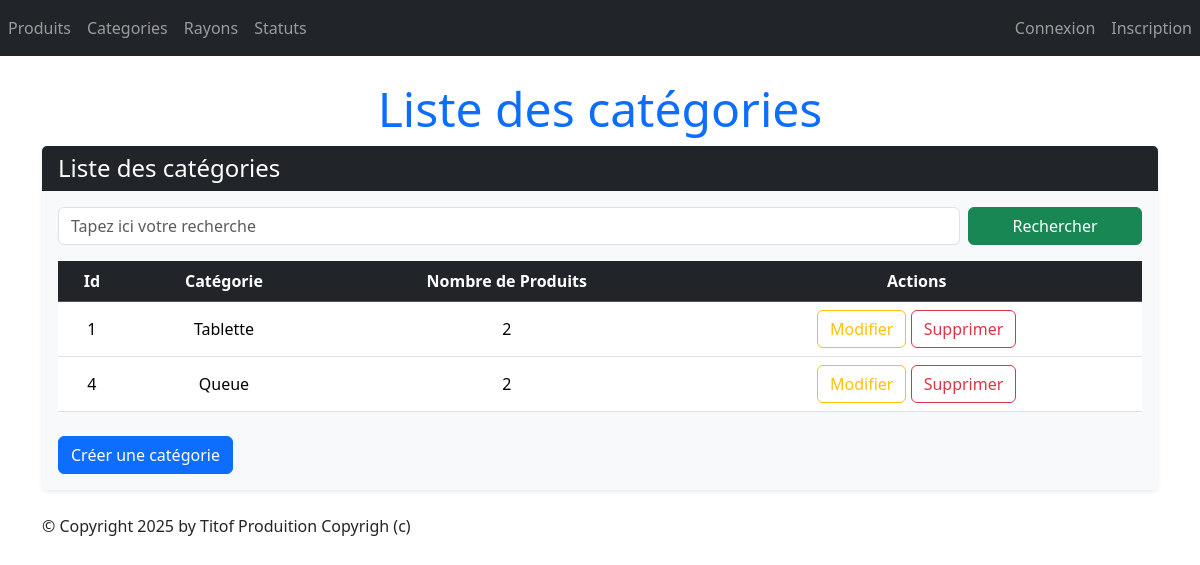
/monApp/categories/, run on an earlier commit of the app's database.
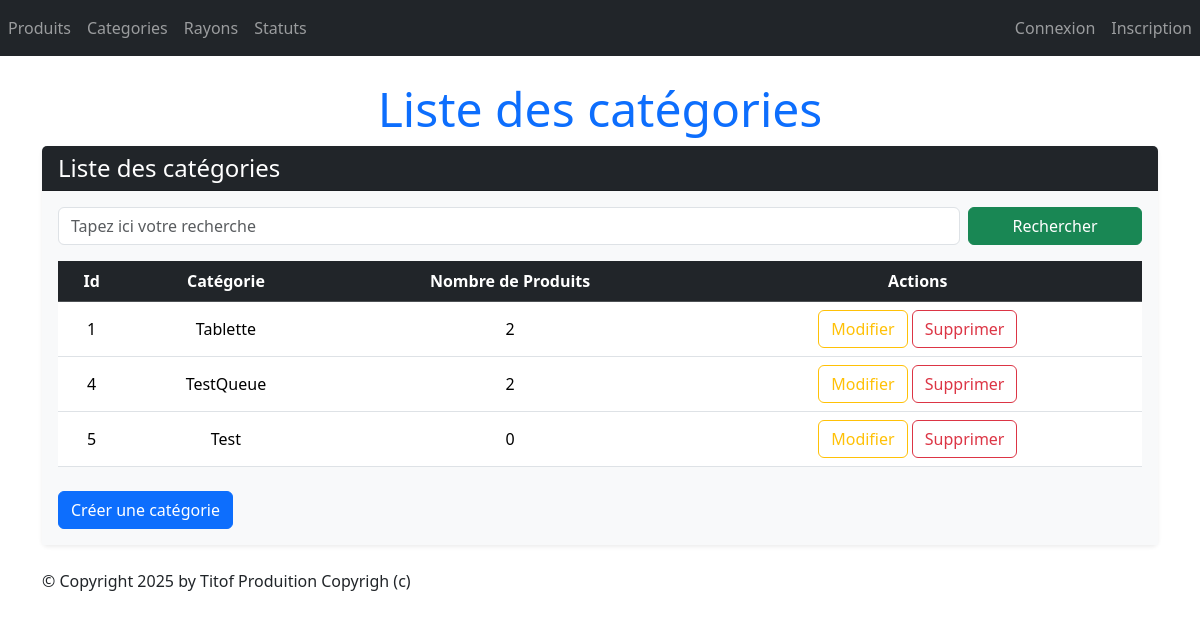
And on a later commit of the database.
### monApp/models.py (models this page shows, shortened)
class Categorie(models.Model):
    idCat = models.AutoField(primary_key=True)
    nomCat = models.CharField(max_length=100)

### monApp/views.py (the view)
# urls.py: path("categories/", views.CategorieListView.as_view(), name="lst_categories"),
class CategorieListView(ListView):
    model = Categorie
    template_name = "monApp/Read/list/categories.html"
    context_object_name = "categories"
    def get_queryset(self):
        query = self.request.GET.get('search')
        if query:
            return Categorie.objects.filter(nomCat__icontains=query).annotate(nb_produits=Count('produits_categorie'))
        return Categorie.objects.annotate(nb_produits=Count('produits_categorie'))
    def get_context_data(self, **kwargs):
        context = super(CategorieListView, self).get_context_data(**kwargs)
        context['titremenu'] = "Liste des catégories"
        return context

### monApp/templates/monApp/Read/list/categories.html (shortened to what this page needs)
{% extends 'monApp/base.html' %}
{% block menu %}
    <h1 class="display-5 text-center text-primary">{{ titremenu }}</h1>
{% endblock %}
{% block contenu %}
<div class="card shadow-sm border-0 mb-4">
    <div class="card-header bg-dark text-white">
        <h4 class="mb-0">Liste des catégories</h4>
    </div>
    <div class="card-body bg-light">
        <form method="GET" action="" class="mb-3 row g-2">
            <div class="col-md-10">
                <input class="form-control" type="text" name="search" placeholder="Tapez ici votre recherche"
                       value="{{ request.GET.search }}">
            </div>
            <div class="col-md-2">
                <button type="submit" class="btn btn-success w-100">Rechercher</button>
            </div>
        </form>
        <div class="table-responsive">
            <table class="table table-hover align-middle">
                <thead class="table-dark text-center">
                    <tr>
                        <th>Id</th>
                        <th>Catégorie</th>
                        <th>Nombre de Produits</th>
                        <th>Actions</th>
                    </tr>
                </thead>
                <tbody>
                    {% for categorie in categories %}
                    <tr class="text-center">
                        <td onclick="window.location.href='{% url 'dtl_categorie' categorie.idCat %}';" style="cursor:pointer;">{{ categorie.idCat }}</td>
                        <td onclick="window.location.href='{% url 'dtl_categorie' categorie.idCat %}';" style="cursor:pointer;">{{ categorie.nomCat }}</td>
                        <td onclick="window.location.href='{% url 'dtl_categorie' categorie.idCat %}';" style="cursor:pointer;">{{ categorie.nb_produits }}</td>
                        <td>
                            <button onclick="window.location.href='{% url 'categorie_chng' categorie.idCat %}';" class="btn btn-outline-warning" title="Modifier">
                                 Modifier
                            </button>
                            <button onclick="window.location.href='{% url 'dlt_categorie' categorie.idCat %}';" class="btn btn-outline-danger" title="Supprimer">
                                 Supprimer
                            </button>
                        </td>
                    </tr>
                    {% empty %}
                    <tr>
                        <td colspan="4" class="text-muted text-center">Aucune catégorie trouvée.</td>
                    </tr>
                    {% endfor %}
                </tbody>
            </table>
        </div>
        <button onclick="window.location.href='{% url 'crt_categorie' %}';" class="btn btn-primary mt-2">Créer une catégorie</button>
    </div>
</div>
{% endblock %}

What changed in the data, as far as the page shows it:
changed Categorie id 4: nomCat "Queue" → "TestQueue"
added Categorie: idCat "5", nomCat "Test", nb_produits "0"
